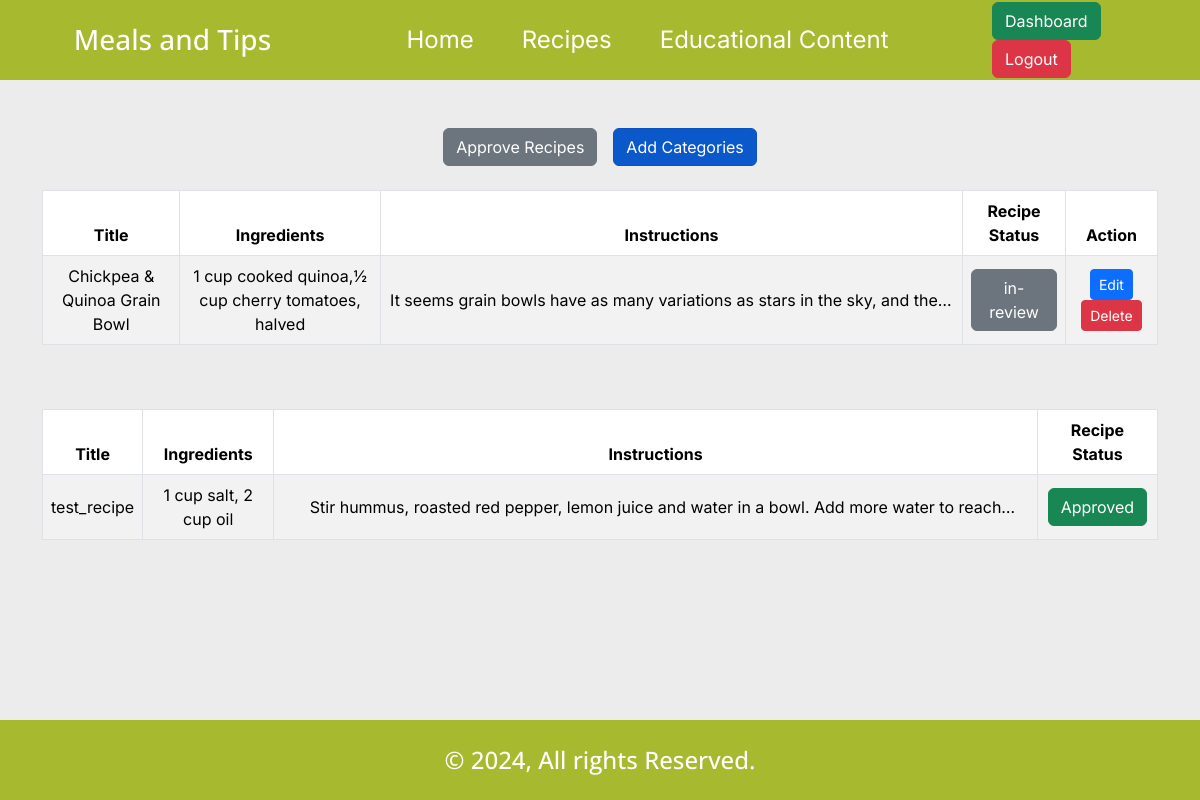
The app's page /adminDashboard.php (signed in), older data.
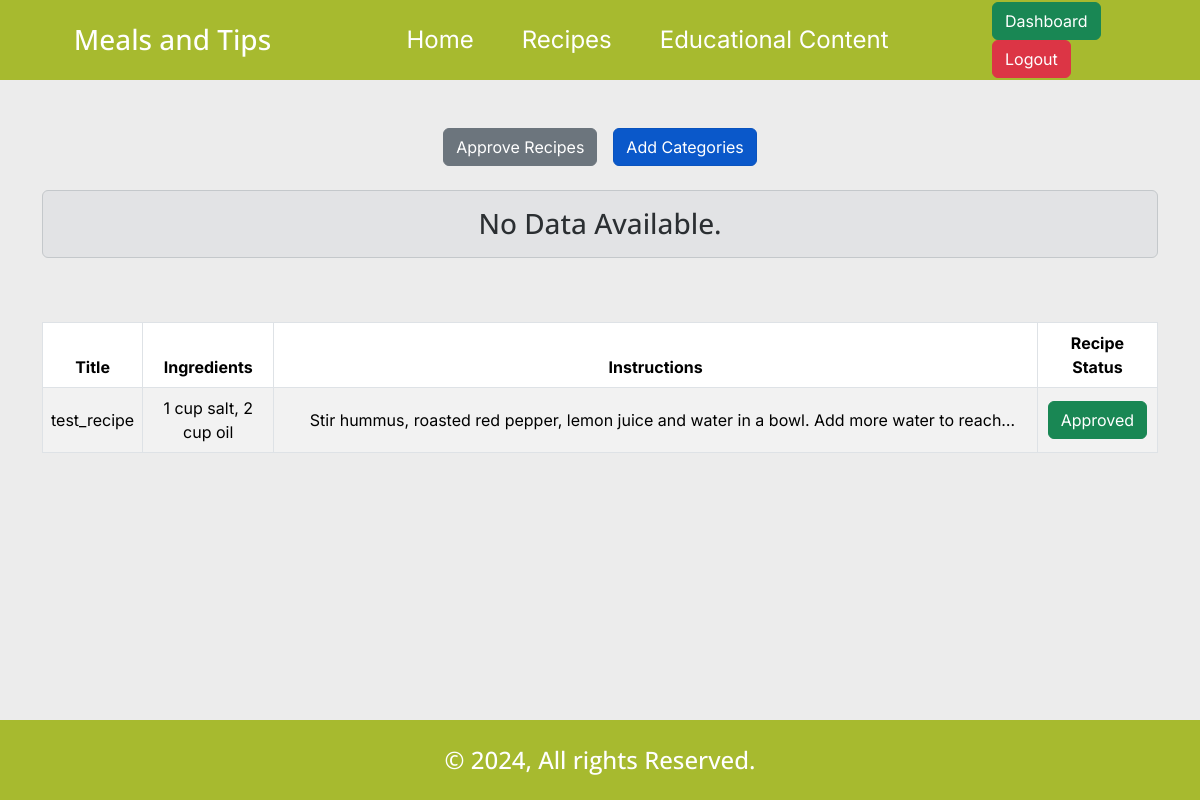
The same page, newer data.
### tables this page shows
CREATE TABLE `recipes` (
  `id` int(11) NOT NULL,
  `recipe_title` varchar(255) NOT NULL,
  `ingredients` text NOT NULL,
  `instructions` text NOT NULL,
  `nutritionist_id` int(11) NOT NULL,
  `cat_id` int(11) NOT NULL,
  `recipe_status` enum('0','1','2') NOT NULL DEFAULT '0',
  `recipe_img` text DEFAULT NULL
);

### core/functions.php (called while the page is built, shortened)
<?php
require_once 'database.php';
function isLoggedin()
{
    return isset($_SESSION['user']) ? true : false;
}

### core/database.php (called while the page is built, shortened)
<?php
include_once 'functions.php';
if (isset($_SESSION['user'])) {
    $userID = $_SESSION['user'];
    $getUserQ = $db->query("SELECT * FROM `users` WHERE `id`='$userID'");
    $userData = mysqli_fetch_object($getUserQ);
    $userRole = $userData->role;
}

### adminDashboard.php (the view, shortened to what this page needs)
<?php
require_once 'core/database.php';
?>
<!DOCTYPE html>
<html lang="en">
<head>
    <?php include 'includes/external_css.php'; ?>
    <link rel="stylesheet" href="css/style.min.css">
</head>
<body id="adminDashboard">
    <?php include_once 'includes/header.php'; ?>
    <div class="container mx-auto mt-5">
        <div class="row">
            <div class="tab-buttons col-12 d-flex gap-3 justify-content-center">
                <a href="#!" class="btn btn-secondary">Approve Recipes</a>
                <a href="#!" class="btn btn-primary active">Add Categories</a>
            </div>
        </div>
        <div class="row content-wrapper">
            <div class="col-12 mx-auto mt-4">
                <div class="row">
                    <div class="col-12 mb-5">
                        <?php
                        $getRecipe_Q = $db->query("CALL `get_recipes_list`()");
                        if (mysqli_num_rows($getRecipe_Q) > 0):
                        ?>
                            <table id="example" class="align-middle text-center table table-striped table-bordered">
                                <thead>
                                    <tr>
                                        <th>Title</th>
                                        <th>Ingredients</th>
                                        <th>Instructions</th>
                                        <th>Recipe Status</th>
                                        <th>Action</th>
                                    </tr>
                                </thead>
                                <tbody>
                                    <?php while ($recipe_list = mysqli_fetch_object($getRecipe_Q)): ?>
                                        <tr>
                                            <td><?= $recipe_list->recipe_title ?></td>
                                            <td><?= $recipe_list->ingredients ?></td>
                                            <td><span title="<?= $recipe_list->instructions ?>" class="line-clamp-1"><?= $recipe_list->instructions ?></span></td>
                                            <td>
                                                <?php if ($recipe_list->recipe_status == '0'): ?>
                                                    <span class="btn btn-secondary">in-review</span>
                                                <?php else: ?>
                                                    <span class="btn btn-success">approved</span>
                                                <?php endif; ?>
                                            </td>
                                            <td>
                                                <a href="#!" data-id="<?= $recipe_list->recipe_id ?>" class="btn btn-sm btn-primary btn-update" data-bs-toggle="modal" data-bs-target="#exampleModal">Edit</a>
                                                <a href="#!" data-id="<?= $recipe_list->recipe_id ?>" class="btn btn-sm btn-danger btn-del">Delete</a>
                                            </td>
                                        </tr>
                                    <?php endwhile; ?>
                                </tbody>
                            </table>
                        <?php else: ?>
                            <h3 class="text-center alert alert-secondary">No Data Available.</h3>
                        <?php endif;
                        $db->next_result(); ?>
                    </div>
                    <div class="col-12">
                        <?php
                        $getRecipe1_Q = $db->query("CALL `get_recipes_list_approved`()");
                        if (mysqli_num_rows($getRecipe1_Q) > 0):
                        ?>
                            <table id="example1" class="align-middle text-center table table-striped table-bordered">
                                <thead>
                                    <tr>
                                        <th>Title</th>
                                        <th>Ingredients</th>
                                        <th>Instructions</th>
                                        <th>Recipe Status</th>
                                    </tr>
                                </thead>
                                <tbody>
                                    <?php while ($recipe_list_ = mysqli_fetch_object($getRecipe1_Q)): ?>
                                        <tr>
                                            <td><?= $recipe_list_->recipe_title ?></td>
                                            <td><?= $recipe_list_->ingredients ?></td>
                                            <td><span title="<?= $recipe_list_->instructions ?>" class="line-clamp-1"><?= $recipe_list_->instructions ?></span></td>
                                            <td>
                                                <?php if ($recipe_list_->recipe_status == '0'): ?>
                                                    <span class="btn btn-secondary">In-Review</span>
                                                <?php else: ?>
                                                    <span class="btn btn-success">Approved</span>
                                                <?php endif; ?>
                                            </td>
                                        </tr>
                                    <?php endwhile; ?>
                                </tbody>
                            </table>
                        <?php else: ?>
                        <?php endif;
                        $db->next_result(); ?>
                    </div>
                </div>
            </div>
        </div>
    </div>
    <div class="toast-container position-fixed bottom-0 end-0 p-3">
    </div>
    <?php include_once 'includes/footer.php'; ?>
</body>
</html>

### includes/external_css.php (shortened to what this page needs)
<link href="https://cdn.jsdelivr.net/npm/bootstrap@5.3.3/dist/css/bootstrap.min.css" rel="stylesheet">
<link rel="stylesheet" href="https://cdn.datatables.net/2.1.8/css/dataTables.bootstrap5.css">
<link rel="stylesheet" href="https://cdn.datatables.net/responsive/3.0.3/css/responsive.bootstrap5.css">

### includes/header.php
<header>
    <div class="container mx-auto">
        <div class="row">
            <div class="col-3 d-flex align-items-center justify-content-center">
                <div class="logo">
                    <a href="./" class="text-decoration-none">
                        <h3 class="text-white mb-0"><?= TITLE ?></h3>
                    </a>
                </div>
            </div>
            <div class="col-7 d-flex align-items-center justify-content-center">
                <ul class="nav d-flex gap-5">
                    <li>
                        <a class="fs-4" href="./">Home</a>
                    </li>
                    <li>
                        <a class="fs-4" href="#!">Recipes</a>
                    </li>
                    <li>
                        <a class="fs-4" href="#!">Educational Content</a>
                    </li>
                </ul>
            </div>
            <div class="col-2 d-flex align-items-center justify-content-center">
                <div class="nav-buttons">
                    <?php if (isLoggedin()): ?>
                        <?php if ($userRole == 'admin'): ?>
                            <a href="./adminDashboard.php" class="btn btn-success">Dashboard</a>
                        <?php elseif ($userRole == 'nutritionist'): ?>
                            <a href="./nutritionistDashboard.php" class="btn btn-success">Dashboard</a>
                        <?php endif; ?>
                        <a href="logout.php" class="btn btn-danger">Logout</a>
                    <?php else: ?>
                        <a href="login.php" class="btn btn-primary">Login</a>
                    <?php endif; ?>
                </div>
            </div>
        </div>
    </div>
</header>

### includes/footer.php
<footer>
    <h4 class="text-white text-center mb-0">&copy; <?= date('Y') ?>, All rights Reserved.</h4>
</footer>

Row changes from the older to the newer data that the page shows:
removed recipes: recipe_title "Chickpea & Quinoa Grain Bowl", ingredients "1 cup cooked quinoa,½ cup cherry tomatoes, halved", instructions "It seems grain bowls have as many variations as stars in the sky, and…", recipe_status "in-review", shown under "Meals and Tips"
Text that changed along with them:
text no longer shown: "Title Ingredients Instructions Recipe Status Action"
text now shown: "No Data Available."
